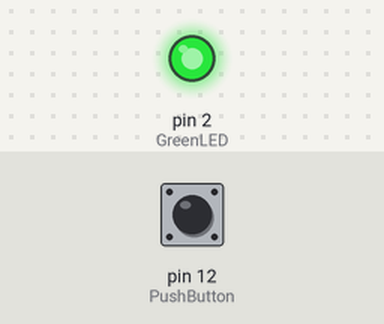
The sketch below on a simulated Arduino Uno, built with avr-gcc and run on an emulated ATmega328P. Shown: output pins drawn as LEDs (lit = HIGH). The test bench sets the inputs (shaded band); at power-on: pin 12 (PushButton) HIGH.

Above: at 1.2 s.
1.3 s: pin 12 (PushButton) pulled LOW for 0.15 s
At 1.37 s:
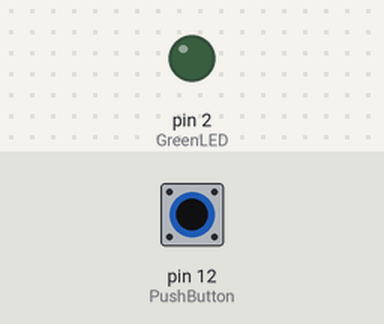
2.9 s: pin 12 (PushButton) pulled LOW for 3.2 s
At 7.2 s:
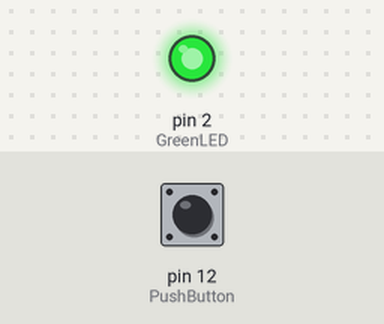
Timing chart, 0 to 8.7 s (numbered marks = the images above; inputs shaded):
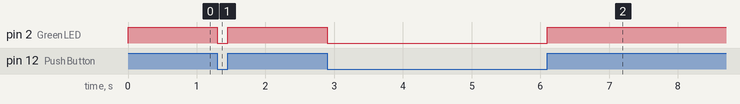

Measured:
- after the input at 1.3 s, pin 2 (GreenLED): HIGH → LOW at once, → HIGH 0.15 s later
- after the input at 2.9 s, pin 2 (GreenLED): HIGH → LOW at once, → HIGH 3.2 s later

The sketch:

P1_2.ino
```cpp
const int GreenLED = 2; // Alias for LED pin
const int PushButton = 12; // Alias for Pushbutton pin
int Value_PushButton=0; // Variable to store the push value
void setup() {
pinMode(GreenLED, OUTPUT);
// Set PushPin as INPUT and enable the internal Pull-up
//resistor
pinMode(PushButton, INPUT_PULLUP);
}

void loop(){
  Value_PushButton = digitalRead(PushButton);

  if(Value_PushButton) digitalWrite (GreenLED, HIGH);
  else digitalWrite (GreenLED, LOW);

}
```
